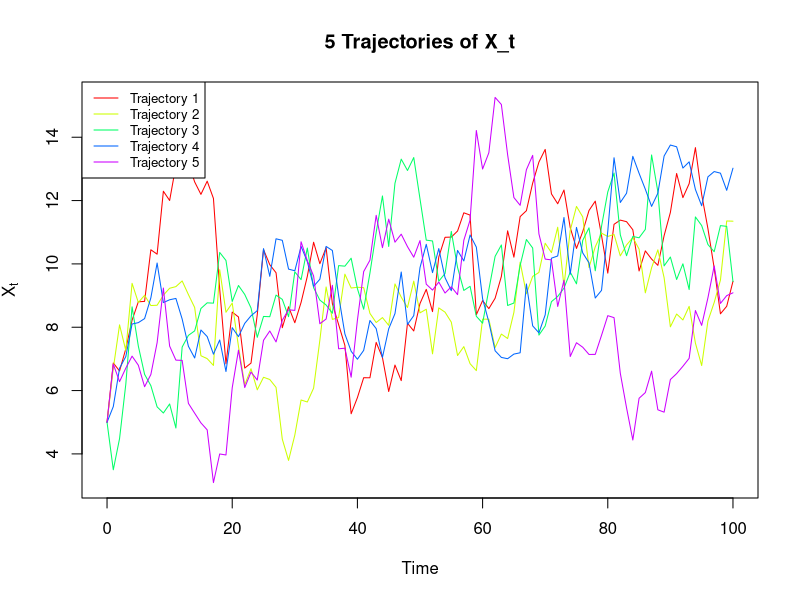
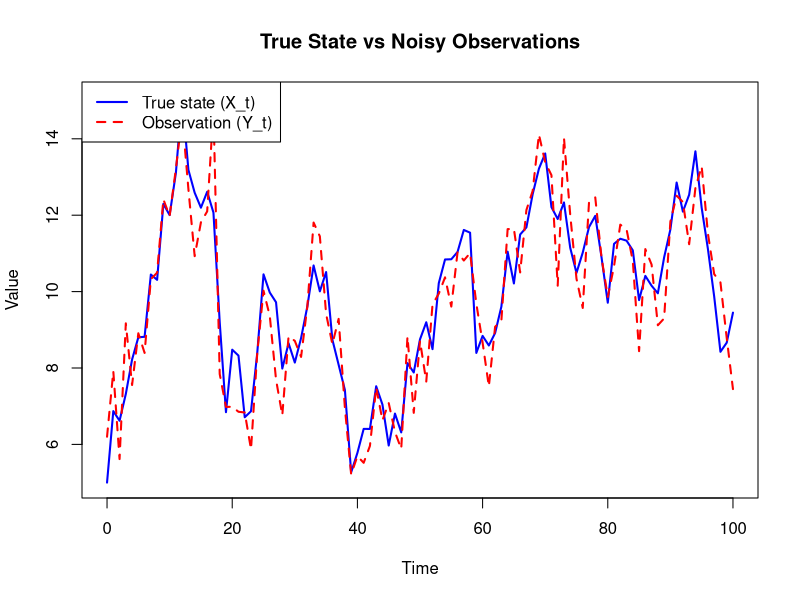
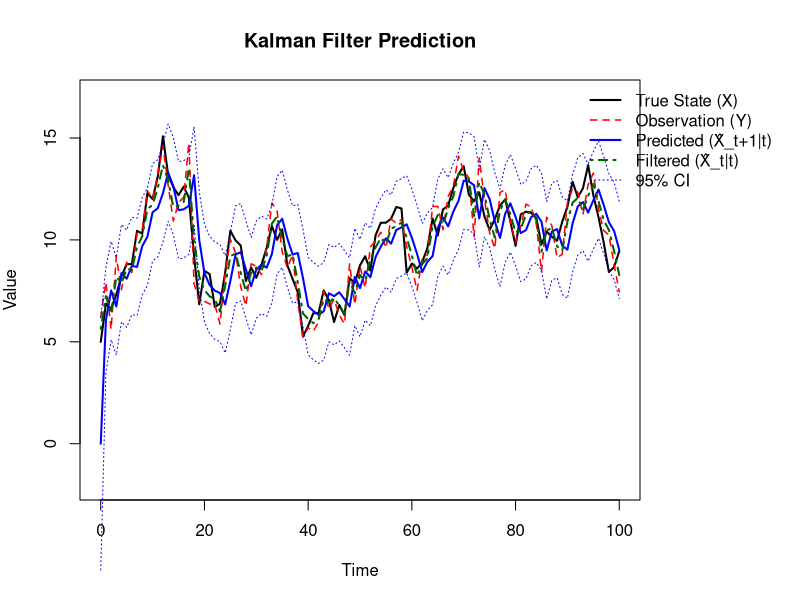
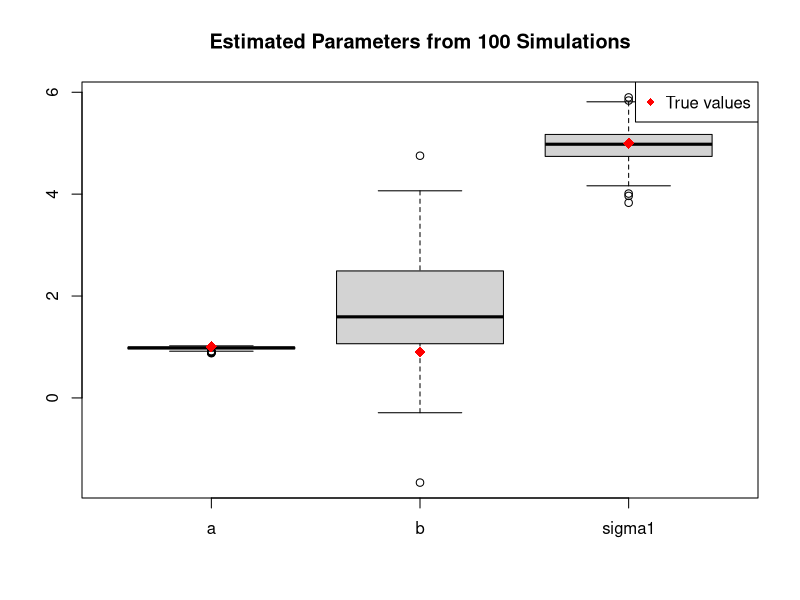
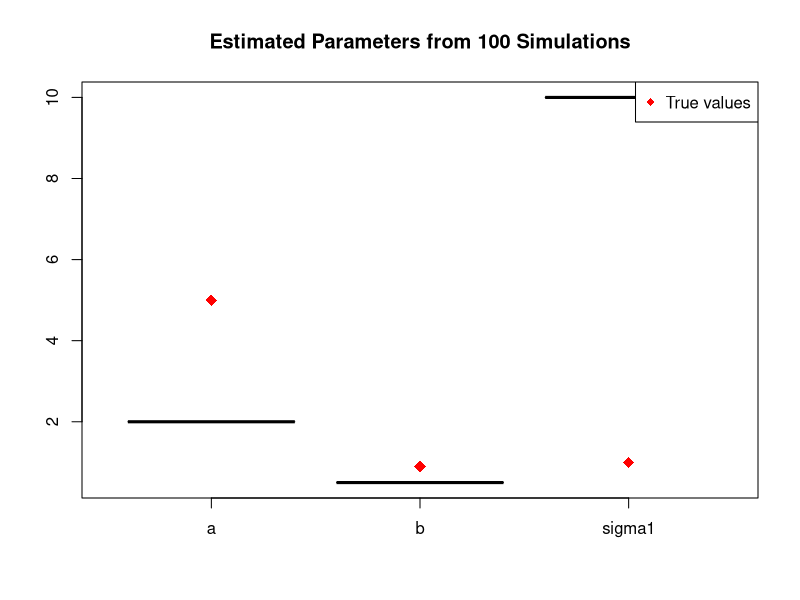
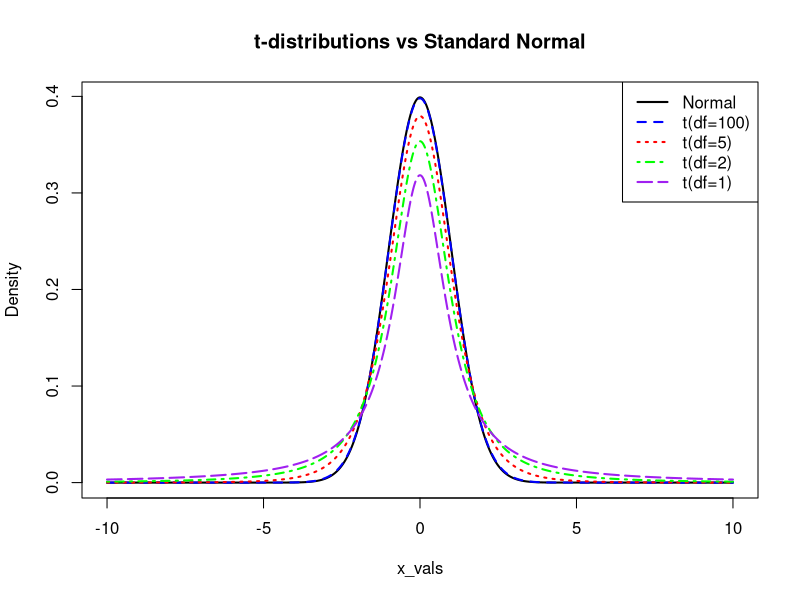
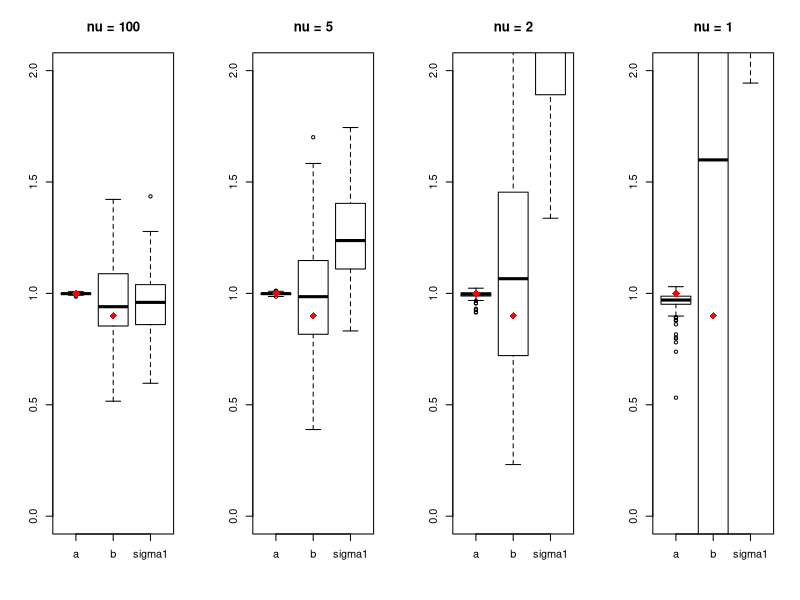

Recreate these plots in R, in order.
#-------1.1-----
# Set a random seed to ensure reproducibility
set.seed(42)

# Parameter setup
a <- 0.9           # State transition coefficient
b <- 1             # Bias term
sigma <- 1         # Standard deviation of noise
X0 <- 5            # Initial value of the process
n <- 100           # Number of time steps
num_trajectories <- 5  # Number of independent simulations

# Create a matrix to store all trajectories (rows: time steps, columns: trajectories)
trajectories <- matrix(NA, nrow = n + 1, ncol = num_trajectories)

# Simulate each trajectory
for (j in 1:num_trajectories) {
  X <- numeric(n + 1)  # Create a vector to hold the state values
  X[1] <- X0           # Set initial value
  for (t in 2:(n + 1)) {
    e <- rnorm(1, mean = 0, sd = sigma)     # Generate random noise
    X[t] <- a * X[t - 1] + b + e            # Apply the state update equation
  }
  trajectories[, j] <- X  # Store this trajectory in the matrix
}

# Plotting
time <- 0:n                        # Time vector
colors <- rainbow(num_trajectories)  # Generate different colors for each trajectory

# Plot the first trajectory to set up the figure
windows(width = 12, height = 6)   
plot(time, trajectories[,1], type = "l", col = colors[1], ylim = range(trajectories),
     xlab = "Time", ylab = expression(X[t]), main = "5 Trajectories of X_t")

# Add the remaining trajectories
for (j in 2:num_trajectories) {
  lines(time, trajectories[,j], col = colors[j])
}

# Add a legend to label each trajectory
legend("topleft", legend = paste("Trajectory", 1:num_trajectories),
       col = colors, lty = 1, cex = 0.8)


#-------1.2---------
# Set random seed for reproducibility
set.seed(42)

# Parameters
a <- 0.9
b <- 1
sigma1 <- 1  # Standard deviation for process noise
sigma2 <- 1  # Standard deviation for observation noise
X0 <- 5
n <- 100

# Initialize vectors
X <- numeric(n + 1)  # Latent state
Y <- numeric(n + 1)  # Observations
X[1] <- X0           # Initial state

# Simulate process
for (t in 2:(n + 1)) {
  e1 <- rnorm(1, mean = 0, sd = sigma1)
  X[t] <- a * X[t - 1] + b + e1
}

# Generate observations
e2 <- rnorm(n + 1, mean = 0, sd = sigma2)
Y <- X + e2

# Plot
time <- 0:n
windows(width = 12, height = 6)   
plot(time, X, type = "l", col = "blue", lwd = 2,
     ylim = range(c(X, Y)),
     xlab = "Time", ylab = "Value", main = "True State vs Noisy Observations")
lines(time, Y, col = "red", lty = 2, lwd = 2)

legend("topleft", legend = c("True state (X_t)", "Observation (Y_t)"),
       col = c("blue", "red"), lty = c(1, 2), lwd = 2)



#--------1.3-----

# ------------set the parameters ------------
set.seed(42)
a <- 0.9
b <- 1
sigma1 <- 1
sigma2 <- 1
X0 <- 5
n <- 100
time <- 0:n



# ------------ Kalman Filter definition ------------
myKalmanFilter <- function(y, theta, R, x_prior = 0, P_prior = 10) {
  a <- theta[1]
  b <- theta[2]
  sigma1 <- theta[3]
  N <- length(y)
  
  x_pred  <- numeric(N)
  P_pred  <- numeric(N)
  x_filt  <- numeric(N)
  P_filt  <- numeric(N)
  innovation     <- numeric(N)
  innovation_var <- numeric(N)
  
  # initial prediction
  x_pred[1] <- x_prior
  P_pred[1] <- P_prior
  innovation[1] <- y[1] - x_pred[1]
  innovation_var[1] <- P_pred[1] + R
  K_1 <- P_pred[1] / innovation_var[1]
  x_filt[1] <- x_pred[1] + K_1 * innovation[1]
  P_filt[1] <- (1 - K_1) * P_pred[1]
  
  # main loop
  for (t in 2:N) {
    x_pred[t] <- a * x_filt[t - 1] + b
    P_pred[t] <- a^2 * P_filt[t - 1] + sigma1^2
    
    innovation[t] <- y[t] - x_pred[t]
    innovation_var[t] <- P_pred[t] + R
    K_t <- P_pred[t] / innovation_var[t]
    x_filt[t] <- x_pred[t] + K_t * innovation[t]
    P_filt[t] <- (1 - K_t) * P_pred[t]
  }
  
  return(list(
    x_pred = x_pred,
    P_pred = P_pred,
    x_filt = x_filt,
    P_filt = P_filt,
    innovation = innovation,
    innovation_var = innovation_var
  ))
}

# ------------ apply Kalman Filter  ------------
theta <- c(a, b, sigma1)
R <- sigma2^2
kf <- myKalmanFilter(Y, theta, R, x_prior = 0, P_prior = 10)

# confidence interval
lower <- kf$x_pred - 1.96 * sqrt(kf$P_pred)
upper <- kf$x_pred + 1.96 * sqrt(kf$P_pred)

# set the size
y_min <- min(c(X, Y, kf$x_pred, kf$x_filt))
y_max <- max(c(X, Y, kf$x_pred, kf$x_filt))
par(mar = c(5, 4, 4, 8), xpd = TRUE)  # 增加右边距，并允许越界绘图

# open a new window
windows(width = 9, height = 7)

# set the size
par(mar = c(5, 4, 4, 8), xpd = TRUE)

# plot
plot(time, X, type = "l", col = "black", lwd = 2,
     ylim = c(y_min - 2, y_max + 2),
     xlab = "Time", ylab = "Value", main = "Kalman Filter Prediction")

lines(time, Y, col = "red", lty = 2, lwd = 1.5)
lines(time, kf$x_pred, col = "blue", lwd = 2)
lines(time, lower, col = "blue", lty = 3)
lines(time, upper, col = "blue", lty = 3)
lines(time, kf$x_filt, col = "darkgreen", lty = 4, lwd = 2)

legend("topright", inset = c(-0.25, 0),
       legend = c("True State (X)", "Observation (Y)", "Predicted (X̂_t+1|t)",
                  "Filtered (X̂_t|t)", "95% CI"),
       col = c("black", "red", "blue", "darkgreen", "blue"),
       lty = c(1, 2, 1, 4, 3), lwd = c(2, 1.5, 2, 2, 1), bty = "n") 

#-------1.4------for (1,0.9,1),(1,0.9,5)

myLogLikFun <- function(theta, y, R, x_prior = 0, P_prior = 10) {
  a <- theta[1]
  b <- theta[2]
  sigma1 <- theta[3]
  
  # apply Kalman filter
  kf_result <- myKalmanFilter(y, theta, R, x_prior, P_prior)
  
  err <- kf_result$innovation       # predict the error
  S <- kf_result$innovation_var     # variance of error
  
  # delete outliers
  if (any(S <= 0)) return(Inf)
  
  # calculate the log-likelihood value
  logL <- -0.5 * sum(log(2 * pi * S) + (err^2) / S)
  
  return(-logL)  
}

# ------------ Simulation and Estimation ------------
set.seed(42)
n <- 100
R <- 1   # sigma2^2
true_theta <- c(1, 0.9, 5)  # a, b, sigma1
N_sim <- 100

results <- matrix(NA, nrow = N_sim, ncol = 3)
colnames(results) <- c("a", "b", "sigma1")

for (i in 1:N_sim) {
  # simulate latent X and observations Y
  X <- numeric(n + 1)
  X[1] <- 5
  for (t in 2:(n + 1)) {
    X[t] <- true_theta[1] * X[t - 1] + true_theta[2] + rnorm(1, 0, true_theta[3])
  }
  Y <- X + rnorm(n + 1, 0, sqrt(R))
  
  # initial guess for parameters
  theta_init <- c(0.5, 0.5, 0.5)
  fit <- optim(theta_init, myLogLikFun, y = Y, R = R, method = "L-BFGS-B",
               lower = c(-Inf, -Inf, 1e-4))
  
  results[i, ] <- fit$par
}

# ------------ Visualization ------------
windows(width = 10, height = 6)  # open a new window
boxplot(results, names = c("a", "b", "sigma1"), main = "Estimated Parameters from 100 Simulations")
points(x = 1:3, y = true_theta, col = "red", pch = 18, cex = 1.5)
legend("topright", legend = "True values", col = "red", pch = 18)


##-------1.4 for (5,0.9,1)------

myLogLikFun <- function(theta, y, R, x_prior = 0, P_prior = 10) {
  a <- theta[1]
  b <- theta[2]
  sigma1 <- theta[3]
  
  # Run the Kalman filter
  kf_result <- myKalmanFilter(y, theta, R, x_prior, P_prior)
  
  err <- kf_result$innovation       # Prediction errors (innovations)
  S <- kf_result$innovation_var     # Innovation variances
  
  # Return Inf if any variance is non-positive (to avoid invalid likelihood)
  if (any(S <= 0)) return(Inf)
  
  # Compute the total log-likelihood (Gaussian log-density for each time step)
  logL <- -0.5 * sum(log(2 * pi * S) + (err^2) / S)
  
  return(-logL)  # Return negative log-likelihood for minimization
}


# ------------ Simulation and Estimation ------------
set.seed(42)
n <- 100
R <- 1   # sigma2^2
true_theta <- c(5, 0.9, 1)  # a, b, sigma1
N_sim <- 100

results <- matrix(NA, nrow = N_sim, ncol = 3)
colnames(results) <- c("a", "b", "sigma1")

for (i in 1:N_sim) {
  # simulate latent X and observations Y
  X <- numeric(n + 1)
  X[1] <- 5
  for (t in 2:(n + 1)) {
    X[t] <- true_theta[1] * X[t - 1] + true_theta[2] + rnorm(1, 0, true_theta[3])
  }
  Y <- X + rnorm(n + 1, 0, sqrt(R))
  
  # initial guess for parameters
  theta_init <- c(0.5, 0.5, 0.5)
  fit <- optim(theta_init, myLogLikFun, y = Y, R = R,
               method = "L-BFGS-B", lower = c(-2, -Inf, 1e-3), upper = c(2, Inf, 10))
  
  
  results[i, ] <- fit$par
}

# ------------ Visualization ------------
windows(width = 10, height = 6)  # 打开新窗口
boxplot(results, names = c("a", "b", "sigma1"), main = "Estimated Parameters from 100 Simulations")
points(x = 1:3, y = true_theta, col = "red", pch = 18, cex = 1.5)
legend("topright", legend = "True values", col = "red", pch = 18)

#----1.5--
# ----- Parameter settings -----
set.seed(42)
n <- 100                   # Length of the time series
a <- 1                    # State transition coefficient
b <- 0.9                  # Constant term in state update
sigma1 <- 1              # Standard deviation of process noise
sigma2 <- 1              # Standard deviation of observation noise
nu_values <- c(100, 5, 2, 1)  # Degrees of freedom for the t-distribution

# ---- Simulate one realization of latent state X and observation Y (using t-distributed process noise) ----
lambda <- rt(n + 1, df = 2)   # Example with df = 2 (can change to other values)
X <- numeric(n + 1)
X[1] <- 0
for (t in 2:(n + 1)) {
  X[t] <- a * X[t - 1] + b + sigma1 * lambda[t]   # State update equation with t noise
}
Y <- X + rnorm(n + 1, 0, sigma2)  # Add Gaussian observation noise to generate Y

# ---- Plot density: t-distribution vs standard normal ----
x_vals <- seq(-10, 10, length.out = 1000)  # X-axis for density plot
windows(width = 10, height = 6)            # Open new plotting window

# Plot standard normal density
plot(x_vals, dnorm(x_vals), type = "l", lwd = 2, col = "black",
     ylab = "Density", main = "t-distributions vs Standard Normal")

# Set line colors and types
cols <- c("blue", "red", "green", "purple")
ltys <- c(2, 3, 4, 5)

# Overlay t-distribution densities with various degrees of freedom
for (i in seq_along(nu_values)) {
  lines(x_vals, dt(x_vals, df = nu_values[i]), col = cols[i], lty = ltys[i], lwd = 2)
}

# Add legend
legend("topright", legend = c("Normal",
                              paste0("t(df=", nu_values, ")")),
       col = c("black", cols), lty = c(1, ltys), lwd = 2)

#-----1.5----second part
set.seed(42)

n <- 100                             # Length of the time series
R <- 1                               # Observation noise variance
true_theta <- c(1, 0.9, 1)           # True parameters: a, b, sigma1
nu_values <- c(100, 5, 2, 1)         # Degrees of freedom for the t-distribution
N_sim <- 100                         # Number of Monte Carlo simulations

results_list <- list()              # To store parameter estimates for each nu

for (nu in nu_values) {
  sim_results <- matrix(NA, nrow = N_sim, ncol = 3)  # Each row stores (a, b, sigma1)
  
  for (i in 1:N_sim) {
    # Generate system noise using t-distribution with current nu
    lambda <- rt(n + 1, df = nu)
    X <- numeric(n + 1)
    X[1] <- 0
    for (t in 2:(n + 1)) {
      X[t] <- true_theta[1] * X[t - 1] + true_theta[2] + true_theta[3] * lambda[t]
    }
    
    # Generate noisy observations
    Y <- X + rnorm(n + 1, mean = 0, sd = sqrt(R))
    
    # Robust initial guess for optimization
    theta_init <- c(runif(1, 0.5, 1.5), runif(1, 0.5, 1.5), runif(1, 0.5, 1.5))
    
    # Perform maximum likelihood estimation (under Gaussian assumption)
    fit <- optim(theta_init, myLogLikFun, y = Y, R = R,
                 method = "L-BFGS-B", lower = c(-Inf, -Inf, 1e-4))
    
    # Check convergence and print diagnostic info if needed
    if (fit$convergence != 0 || any(is.na(fit$par))) {
      cat("⚠️ Optim failed: iter =", i, "nu =", nu, "\n")
      cat("  theta_init =", paste(round(theta_init, 2), collapse = ", "), "\n")
      cat("  fit$par    =", paste(round(fit$par, 4), collapse = ", "), "\n")
      cat("  logLik     =", fit$value, "\n\n")
    }
    
    sim_results[i, ] <- fit$par  # Store estimated parameters
  }
  
  results_list[[paste0("nu_", nu)]] <- sim_results  # Save results for this nu
}

#------------- Visualization of parameter estimates for each nu ---------------
true_theta <- c(1, 0.9, 5)                      # True values for plotting reference
param_names <- c("a", "b", "sigma1")            # Axis labels
nu_labels <- paste0("nu = ", nu_values)         # Plot titles

windows(width = 12, height = 6)                 # Open new plotting window
par(mfrow = c(1, length(nu_values)), mar = c(5, 4, 4, 2))  # Layout settings

for (k in seq_along(nu_values)) {
  nu <- nu_values[k]
  sim_results <- results_list[[paste0("nu_", nu)]]
  
  # Draw boxplot for the estimated parameters
  boxplot(sim_results, names = param_names,
          main = nu_labels[k], ylim = c(0, 2), col = "white")
  
  # Add red points for true parameter values
  points(x = 1:3, y = true_theta, col = "red", pch = 18, cex = 1.5)
}
